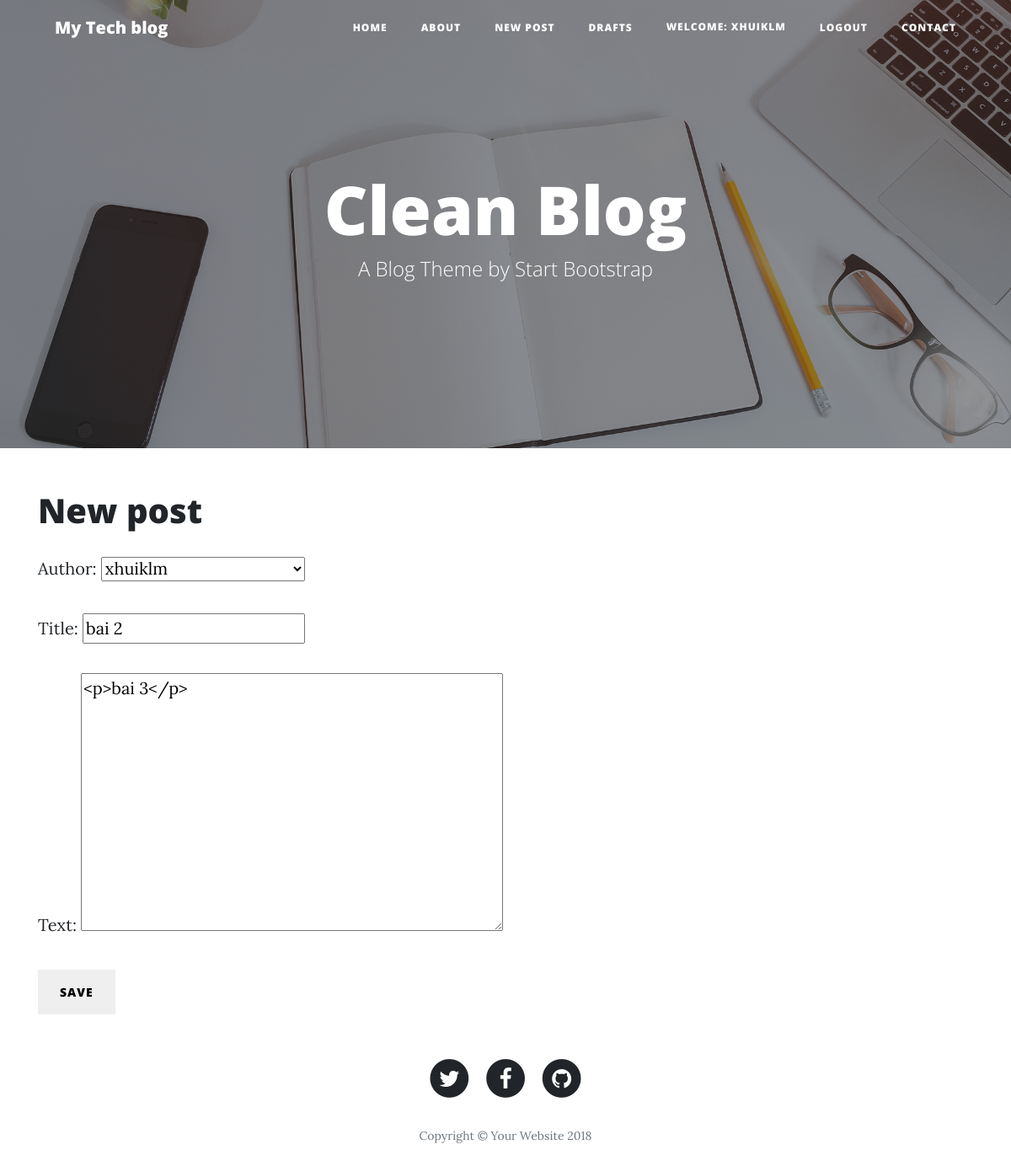
Screenshot of /post/2/edit/ (signed in) with the database file from the repository.
### blog/models.py (models this page shows, shortened)
class Post(models.Model) :
    author = models.ForeignKey('auth.User',on_delete=models.CASCADE)
    title = models.CharField(max_length=200)
    text = models.TextField()
    created_date = models.DateTimeField(default=timezone.now())
    published_date = models.DateTimeField(blank=True, null=True)

### blog/views.py (the view)
# urls.py: url(r'^post/(?P<pk>\d+)/edit/$',views.PostUpdateView.as_view(),name='post_edit'),
class PostUpdateView(LoginRequiredMixin, UpdateView):
    login_url = '/login/'
    redirect_field_name = 'blog/post_detail.html'
    form_class = PostForm
    model = Post

### blog/forms.py
class PostForm(forms.ModelForm):
    class Meta():
        model = Post
        fields = ('author', 'title', 'text')
        widgets = {
            'title': forms.TextInput(attrs={'class': 'textinputclass'}),
            'text': forms.Textarea(attrs={'class': 'editable medium-editor-textarea postcontent', 'name': 'text',}),
        }

### blog/templates/blog/post_form.html (shortened to what this page needs)
{% extends "blog/base.html" %}
{% block content %}
    <h1>New post</h1>
    <form class="post-form" method="post">
        {{form.as_p }}
        <button type="submit" class="save btn btn-default" name="button">Save</button>
    </form>
{% endblock %}

### blog/templates/blog/base.html (shortened to what this page needs)
<!DOCTYPE html>
{% load staticfiles %}
<html lang="en">
<head>
    <link href="{% static 'clone/vendor/bootstrap/css/bootstrap.min.css' %}" rel="stylesheet">
    <link href="{% static 'clone/vendor/font-awesome/css/font-awesome.min.css'%} " rel="stylesheet" type="text/css">
    <link href="{% static 'clone/css/clean-blog.min.css'%}" rel="stylesheet">
</head>
<body>
    <nav class="navbar navbar-expand-lg navbar-light fixed-top" id="mainNav">
      <div class="container">
        <a class="navbar-brand" href="{% url 'post_list' %}">My Tech blog</a>
        <div class="collapse navbar-collapse" id="navbarResponsive">
          <ul class="navbar-nav ml-auto">
            <li class="nav-item">
              <a class="nav-link" href="{% url 'post_list' %}">Home</a>
            </li>
            <li class="nav-item">
              <a class="nav-link" href="about.html">About</a>
            </li>
              {% if user.is_authenticated %}
            <li class="nav-item">
              <a class="nav-link" href="{% url 'post_new' %}">New Post</a>
            </li>
             <li class="nav-item">
              <a class="nav-link" href="{% url 'post_draft_list' %}">Drafts</a>
            </li>
                  <li class="nav-item">
              <a>Welcome: {{ user.username }}</a>
            </li>
                <li class="nav-item">
              <a class="nav-link" href="{% url 'logout' %}">Logout</a>
            </li>
              {% else %}
              <li class="nav-item">
              <a class="nav-link" href="{% url 'login' %}">Login</a>
            </li>
              {% endif %}
            <li class="nav-item">
              <a class="nav-link" href="contact.html">Contact</a>
            </li>
          </ul>
        </div>
      </div>
    </nav>
    <header class="masthead" style="background-image: url('{% static 'clone/img/home-bg.jpg' %}')">
      <div class="overlay"></div>
      <div class="container">
        <div class="row">
          <div class="col-lg-8 col-md-10 mx-auto">
            <div class="site-heading">
              <h1>Clean Blog</h1>
              <span class="subheading">A Blog Theme by Start Bootstrap</span>
            </div>
          </div>
        </div>
      </div>
    </header>
<div class="container">
    <div class="row">
        <div class="col-md-8">
            <div class="blog_post">
                {% block content %}
                {% endblock %}
            </div>
        </div>
    </div>
</div>
    <footer>
      <div class="container">
        <div class="row">
          <div class="col-lg-8 col-md-10 mx-auto">
            <ul class="list-inline text-center">
              <li class="list-inline-item">
                <a href="#">
                  <span class="fa-stack fa-lg">
                    <i class="fa fa-circle fa-stack-2x"></i>
                    <i class="fa fa-twitter fa-stack-1x fa-inverse"></i>
                  </span>
                </a>
              </li>
              <li class="list-inline-item">
                <a href="#">
                  <span class="fa-stack fa-lg">
                    <i class="fa fa-circle fa-stack-2x"></i>
                    <i class="fa fa-facebook fa-stack-1x fa-inverse"></i>
                  </span>
                </a>
              </li>
              <li class="list-inline-item">
                <a href="#">
                  <span class="fa-stack fa-lg">
                    <i class="fa fa-circle fa-stack-2x"></i>
                    <i class="fa fa-github fa-stack-1x fa-inverse"></i>
                  </span>
                </a>
              </li>
            </ul>
            <p class="copyright text-muted">Copyright &copy; Your Website 2018</p>
          </div>
        </div>
      </div>
    </footer>
</body>
</html>

### rows the page displays
Post: author "xhuiklm", title "bai 2", text "<p>bai 3</p>"

### other values shown
{{ user.username }} "XHUIKLM"
